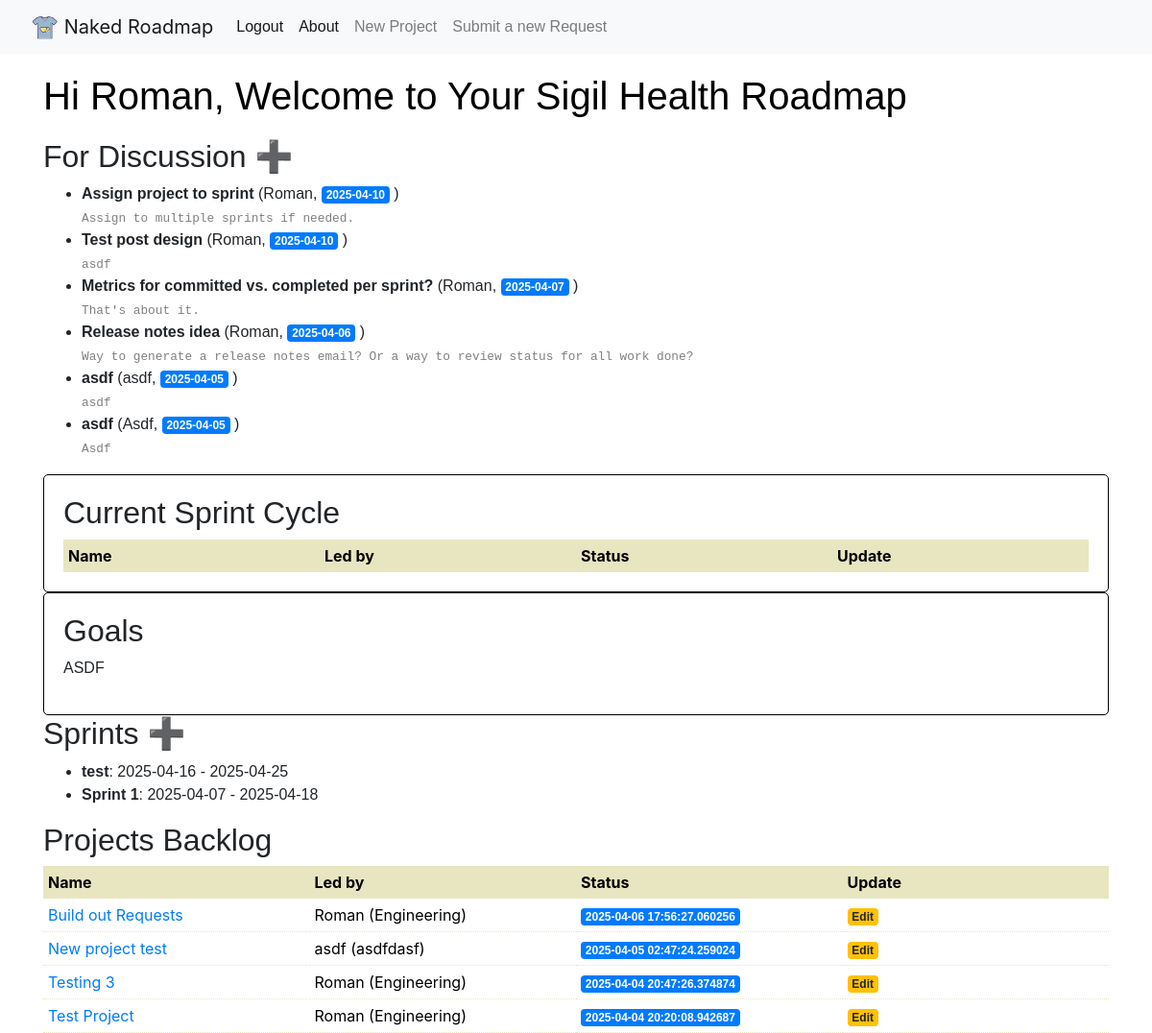
Before: /index (signed in) with the older database file.
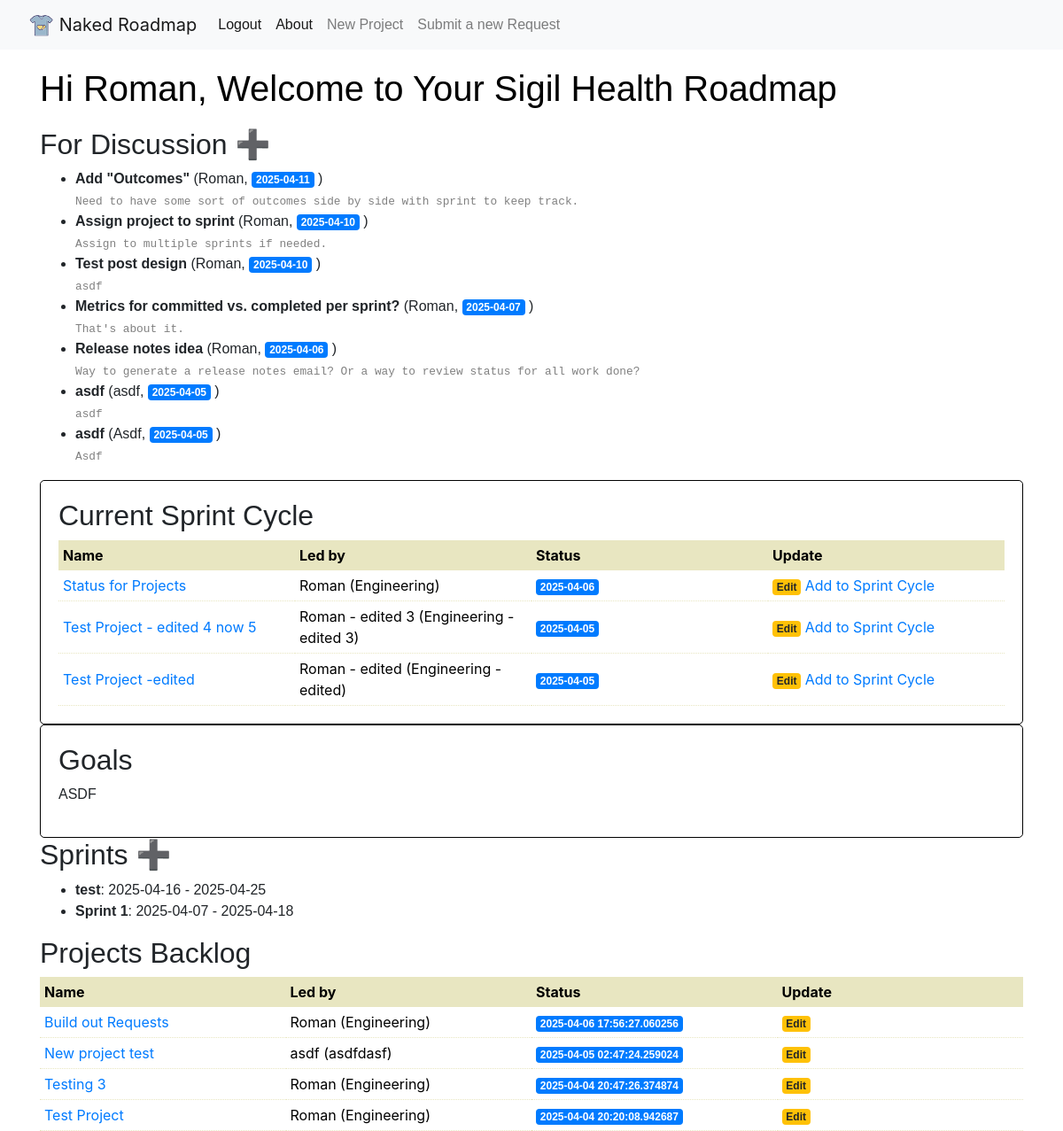
After: the same page with the newer database file.
### app/models.py (models this page shows, shortened)
class User(UserMixin, db.Model):
    id: so.Mapped[int] = so.mapped_column(primary_key=True)
    username: so.Mapped[str] = so.mapped_column(sa.String(64), index=True, unique=True)
    email: so.Mapped[str] = so.mapped_column(sa.String(120), index=True, unique=True)
    password_hash: so.Mapped[Optional[str]] = so.mapped_column(sa.String(256))
    posts: so.WriteOnlyMapped['Post'] = so.relationship(back_populates='author')

class Request(db.Model):
    id: so.Mapped[int] = so.mapped_column(primary_key=True)
    created: so.Mapped[datetime] = so.mapped_column(index=True, default=lambda: datetime.now(timezone.utc))
    title: so.Mapped[str] = so.mapped_column(sa.TEXT())
    requested_by: so.Mapped[str] = so.mapped_column(sa.TEXT())
    details: so.Mapped[str] = so.mapped_column(sa.TEXT())
    user_id: so.Mapped[int] = so.mapped_column(sa.ForeignKey(User.id), index=True)

class Sprint(db.Model):
    id: so.Mapped[int] = so.mapped_column(primary_key=True)
    created: so.Mapped[datetime] = so.mapped_column(index=True, default=lambda: datetime.now(timezone.utc))
    title: so.Mapped[str] = so.mapped_column(sa.TEXT())
    date_start: so.Mapped[date] = so.mapped_column(index=True)
    date_end: so.Mapped[date] = so.mapped_column(index=True)
    goals: so.Mapped[str] = so.mapped_column(sa.TEXT(), nullable=True)
    status: so.Mapped[str] = so.mapped_column(sa.TEXT(), nullable=True)

class Project(db.Model):
    __tablename__ = "project"
    id: so.Mapped[int] = so.mapped_column(primary_key=True)
    name: so.Mapped[str] = so.mapped_column(sa.TEXT())
    created: so.Mapped[datetime] = so.mapped_column(index=True, default=lambda: datetime.now(timezone.utc))
    dri: so.Mapped[str] = so.mapped_column(sa.TEXT())
    team: so.Mapped[str] = so.mapped_column(sa.TEXT())
    context: so.Mapped[str] = so.mapped_column(sa.TEXT())
    why: so.Mapped[str] = so.mapped_column(sa.TEXT())
    requirements: so.Mapped[str] = so.mapped_column(sa.TEXT())
    launch: so.Mapped[str] = so.mapped_column(sa.TEXT())
    backlog: so.Mapped[bool] = so.mapped_column(unique=False, default=False, nullable=True)
    discussion: so.Mapped[bool] = so.mapped_column(unique=False, default=True, nullable=True)
    location: so.Mapped[str] = so.mapped_column(sa.TEXT(),  nullable=True, default="discussion")

### app/routes.py (the view)
@app.route('/')
@app.route('/index')
@login_required # If you want to toggle someone forced to log in to see roadmap, you can use this.
def index():
    projects = (
        Project.query
        .filter(Project.discussion == True)
        .order_by(Project.created.desc())
        .all()
    )
    backlog = (
        Project.query
        .filter(Project.backlog == True)
        .order_by(Project.created.desc())
        .all()
    )
    submittedrequests = (
        Request.query
        .order_by(Request.created.desc())
        .all()
    )
    sprints = (
        Sprint.query
        .order_by(Sprint.date_start.desc())
        .all()
    )
    return render_template('index.html', title='Home', projects=projects, requests=submittedrequests, config=Config, sprints=sprints, backlog=backlog)

### app/models.py (called while the page is built)
@login.user_loader
def load_user(id):
    return db.session.get(User, int(id))

### app/templates/index.html
{% extends 'base.html' %}
{% block content %}
    <h1>{% block title %}Hi {{ current_user.username }}, Welcome to Your {{ config.company_name }} Roadmap{% endblock %}</h1>
    <h2>For Discussion <a href="{{url_for('submitrequest')}}">➕</a></h2>
    <ul>
        {% for request in requests %}
        <li><strong>{{request.title}}</strong> ({{request.requested_by}}, <span class="badge badge-primary">{{ request.created.strftime('%Y-%m-%d') }}</span> )<br>
        <span style="font-family:'consolas', monospace; color:grey; font-size:0.8em;">{{request.details}}</span></li>
        {% endfor %}
    </ul>
    <div style="border: 1px solid #000; border-radius: 5px; padding:20px;">
    <h2>Current Sprint Cycle</h2>
    <div class="table_projects" role="region" tabindex="0">
        <table>
            <thead>
                <tr>
                    <th>Name</th>
                    <th>Led by</th>
                    <th>Status</th>
                    <th>Update</th>
                </tr>
            </thead>
            <tbody>
                {% for project in projects|selectattr('location', '==', "sprint") %}
                <tr>
                    <td>
                        <a href="{{ url_for('project', project_id=project['id']) }}">{{ project.name }}</a>
                    </td>
                    <td>{{ project.dri }} ({{ project.team }})</td>
                    <td>
                        <span class="badge badge-primary">{{ project.created.strftime('%Y-%m-%d')}}</span>
                    </td>
                    <td>
                        <a href="{{ url_for('edit', project_id=project.id) }}"><span class="badge badge-warning">Edit</span></a> <a href="{{url_for('add_to_cycle', project_id=project.id, sprint_id=2) }}">Add to Sprint Cycle</a>
                    </td>
                </tr>
                {% endfor %}
            </tbody>
        </table>
    </div>
    </div>
    <div style="border: 1px solid #000; border-radius: 5px; padding:20px;">
        <h2>Goals</h2>
        <p>ASDF</p>
    </div>
    <h2>Sprints <a href="{{url_for('createSprint')}}">➕</a></h2>
    <ul>
        {% for sprint in sprints %}
        <li><strong>{{sprint.title}}</strong>: {{sprint.date_start}} - {{ sprint.date_end }}<br>
        </li>
        {% endfor %}
    </ul>
    <h2>Projects Backlog</h2>
    <div class="table_projects" role="region" tabindex="0">
        <table>
            <thead>
                <tr>
                    <th>Name</th>
                    <th>Led by</th>
                    <th>Status</th>
                    <th>Update</th>
                </tr>
            </thead>
            <tbody>
                {% for project in backlog %}
                <tr>
                    <td>
                        <a href="{{ url_for('project', project_id=project['id']) }}">{{ project.name }}</a>
                    </td>
                    <td>{{ project.dri }} ({{ project.team }})</td>
                    <td>
                        <span class="badge badge-primary">{{ project.created }}</span>
                    </td>
                    <td>
                        <a href="{{ url_for('edit', project_id=project.id) }}"><span class="badge badge-warning">Edit</span></a>
                    </td>
                </tr>
                {% endfor %}
            </tbody>
        </table>
    </div>
{% endblock %}

### app/templates/base.html (shortened to what this page needs)
<!doctype html>
<html lang="en">
  <head>
    <link rel="stylesheet" href="https://stackpath.bootstrapcdn.com/bootstrap/4.3.1/css/bootstrap.min.css">
    <link rel="stylesheet" type="text/css" href={{ url_for('static', filename='style.css')}}>
    <link href="static/fonts/Mulish/Mulish-VariableFont_wght.ttf" rel="stylesheet">
  </head>
  <body>
    <nav class="navbar navbar-expand-md navbar-light bg-light">
        <a class="navbar-brand" href="{{ url_for('index')}}">
          Naked Roadmap</a>
        <div class="collapse navbar-collapse" id="navbarNav">
            <ul class="navbar-nav">
            {% if current_user.is_anonymous %}
            <li class="nav-item active">
              <a class="nav-link" href="{{ url_for('login') }}">Login</a>
            </li>
            {% else %}
            <li class="nav-item active">
              <a class="nav-link" href="{{ url_for('logout') }}">Logout</a>
            </li>
            {% endif %}
            <li class="nav-item active">
                <a class="nav-link" href="#">About</a>
            </li>
            <li class="nav-item">
              <a class="nav-link" href="{{url_for('create')}}">New Project</a>
            </li>
            <li class="nav-item">
              <a class="nav-link" href="{{url_for('submitrequest')}}">Submit a new Request</a>
            </li>
            </ul>
        </div>
    </nav>
    <div class="container">
        {% block content %} {% endblock %}
    </div>
  </body>
</html>

### app/static/style.css (style rules this page uses)
h1, h2, h3, h4, h5, h6, p, ul, li, span { font-family: "Mulish", sans-serif; }
h1 { color: black; margin:20px 0px; }
.table_projects { overflow: auto; width: 100%; }
.table_projects table { height: 100%; width: 100%; table-layout: fixed; border-collapse: collapse; border-spacing: 1px; text-align: left; }
.table_projects th { background-color: #e8e6c1; color: #000000; padding: 5px; }
.table_projects td { border-bottom: 1px dotted #e8e6c1; background-color: #ffffff; color: #000000; padding: 5px; }

Changed rows visible on the page:
added Request: title "Add \"Outcomes\"", requested_by "Roman", created "2025-04-11", details "Need to have some sort of outcomes side by side with sprint to keep track."
now on this page (row edited): Project: name "Status for Projects", dri "Roman", team "Engineering", created "2025-04-06", shown under "Current Sprint Cycle"
now on this page (row edited): Project: name "Test Project - edited 4 now 5", dri "Roman - edited 3", team "Engineering - edited 3", created "2025-04-05", shown under "Current Sprint Cycle"
now on this page (row edited): Project: name "Test Project -edited", dri "Roman - edited", team "Engineering - edited", created "2025-04-05", shown under "Current Sprint Cycle"
